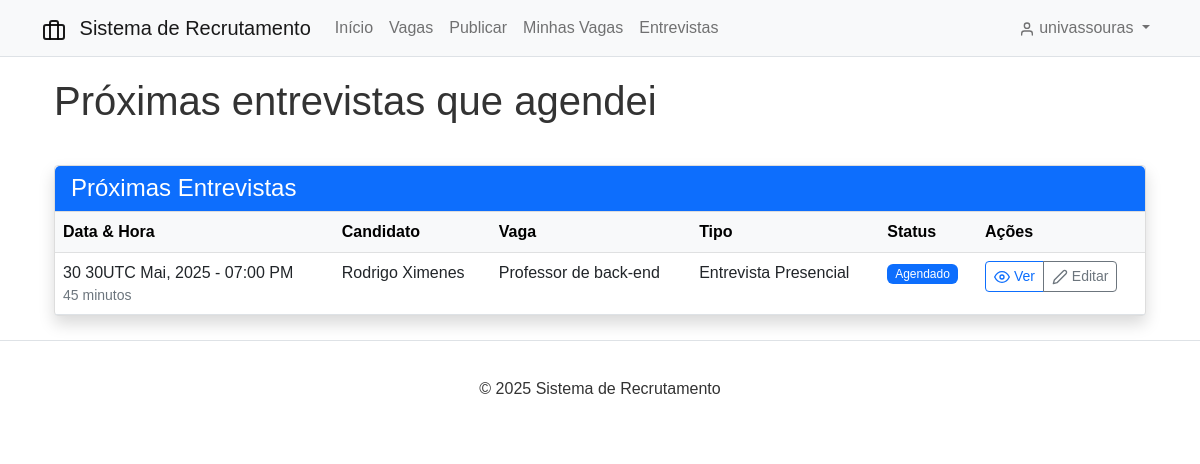
Screenshot of /interviews/my-interviews/ (signed in) with the database file from the repository.
### users/models.py (models this page shows, shortened)
class CustomUser(AbstractUser):
    class Role(models.TextChoices):
        CANDIDATE = 'CANDIDATE', _('Candidato')
        RECRUITER = 'RECRUITER', _('Recrutador')
        ADMIN = 'ADMIN', _('Administrador')
    role = models.CharField(
        max_length=20,
        choices=Role.choices,
        default=Role.CANDIDATE,
        help_text=_('Determines the user type and permissions')
    )
    phone = models.CharField(max_length=20, blank=True, null=True)
    bio = models.TextField(blank=True, null=True)
    def is_candidate(self):
        return self.role == self.Role.CANDIDATE
    def is_recruiter(self):
        return self.role == self.Role.RECRUITER

### interviews/models.py (models this page shows, shortened)
class Interview(models.Model):
    class InterviewType(models.TextChoices):
        PHONE = 'PHONE', 'Entrevista por Telefone'
        VIDEO = 'VIDEO', 'Chamada de Vídeo'
        IN_PERSON = 'IN_PERSON', 'Entrevista Presencial'
        TECHNICAL = 'TECHNICAL', 'Avaliação Técnica'
    class InterviewStatus(models.TextChoices):
        SCHEDULED = 'SCHEDULED', 'Agendado'
        COMPLETED = 'COMPLETED', 'Concluído'
        CANCELED = 'CANCELED', 'Cancelado'
        RESCHEDULED = 'RESCHEDULED', 'Remarcado'
    application = models.ForeignKey(Application, on_delete=models.CASCADE, related_name='interviews')
    interview_type = models.CharField(max_length=20, choices=InterviewType.choices)
    date_time = models.DateTimeField()
    duration_minutes = models.PositiveIntegerField(default=30)
    location = models.CharField(max_length=255, blank=True, null=True,
                               help_text="Physical location or meeting link")
    status = models.CharField(max_length=20, choices=InterviewStatus.choices, default=InterviewStatus.SCHEDULED)
    notes = models.TextField(blank=True, null=True)
    feedback = models.TextField(blank=True, null=True)
    created_at = models.DateTimeField(auto_now_add=True)
    updated_at = models.DateTimeField(auto_now=True)
    class Meta:
        ordering = ['date_time']

### jobs/models.py (models this page shows, shortened)
class Application(models.Model):
    class Status(models.TextChoices):
        APPLIED = 'APPLIED', 'Candidatado'
        REVIEWING = 'REVIEWING', 'Em análise'
        SHORTLISTED = 'SHORTLISTED', 'Pré-selecionado'
        REJECTED = 'REJECTED', 'Rejeitado'
        HIRED = 'HIRED', 'Contratado'
    job = models.ForeignKey(Job, on_delete=models.CASCADE, related_name='applications')
    candidate = models.ForeignKey(CustomUser, on_delete=models.CASCADE, related_name='applications')
    cover_letter = models.TextField()
    status = models.CharField(max_length=20, choices=Status.choices, default=Status.APPLIED)
    applied_at = models.DateTimeField(auto_now_add=True)
    updated_at = models.DateTimeField(auto_now=True)
    recruiter_notes = models.TextField(blank=True, null=True)
    class Meta:
        unique_together = ('job', 'candidate')
        ordering = ['-applied_at']

class Job(models.Model):
    title = models.CharField(max_length=100)
    company = models.CharField(max_length=100)
    location = models.CharField(max_length=100)
    description = models.TextField()
    requirements = models.TextField()
    salary_range = models.CharField(max_length=100, blank=True, null=True)
    job_type = models.CharField(max_length=50, choices=[
        ('FULL_TIME', 'Integral'),
        ('PART_TIME', 'Parcial'),
        ('CONTRACT', 'Contrato'),
        ('INTERNSHIP', 'Estágio'),
    ])
    recruiter = models.ForeignKey(CustomUser, on_delete=models.CASCADE, related_name='posted_jobs')
    created_at = models.DateTimeField(auto_now_add=True)
    updated_at = models.DateTimeField(auto_now=True)
    deadline = models.DateTimeField(default=timezone.now)
    is_active = models.BooleanField(default=True)
    class Meta:
        ordering = ['-created_at']

### interviews/views.py (the view)
# urls.py: path('my-interviews/', views.my_interviews, name='my_interviews'),
@login_required
def my_interviews(request):
    now = timezone.now()
    if request.user.is_candidate():
        interviews = Interview.objects.filter(
            application__candidate=request.user,
            date_time__gte=now
        ).select_related('application__job', 'application__candidate')
        title = 'Minhas próximas entrevistas'
    elif request.user.is_recruiter():
        interviews = Interview.objects.filter(
            application__job__recruiter=request.user,
            date_time__gte=now
        ).select_related('application__job', 'application__candidate')
        title = 'Próximas entrevistas que agendei'
    else:
        interviews = Interview.objects.filter(
            date_time__gte=now
        ).select_related('application__job', 'application__candidate')
        title = 'Todas as próximas entrevistas'
    past_interviews = Interview.objects.filter(
        date_time__lt=now
    )
    if request.user.is_candidate():
        past_interviews = past_interviews.filter(application__candidate=request.user)
    elif request.user.is_recruiter():
        past_interviews = past_interviews.filter(application__job__recruiter=request.user)
    past_interviews = past_interviews.select_related(
        'application__job', 'application__candidate'
    ).order_by('-date_time')[:10]
    return render(request, 'interviews/interview_list.html', {
        'interviews': interviews,
        'past_interviews': past_interviews,
        'title': title,
        'now': now
    })

### templates/interviews/interview_list.html (shortened to what this page needs)
{% extends 'base.html' %}
{% block content %}
<div class="container">
    <div class="row mb-4">
        <div class="col-md-12">
            <h1 class="mb-3">{{ title }}</h1>
        </div>
    </div>
    {% if interviews %}
        <div class="card shadow mb-4">
            <div class="card-header bg-primary text-white">
                <h4 class="mb-0">Próximas Entrevistas</h4>
            </div>
            <div class="card-body p-0">
                <div class="table-responsive">
                    <table class="table table-hover mb-0">
                        <thead class="table-light">
                            <tr>
                                <th>Data & Hora</th>
                                {% if user.is_candidate %}
                                    <th>Vaga</th>
                                    <th>Empresa</th>
                                {% else %}
                                    <th>Candidato</th>
                                    <th>Vaga</th>
                                {% endif %}
                                <th>Tipo</th>
                                <th>Status</th>
                                <th>Ações</th>
                            </tr>
                        </thead>
                        <tbody>
                            {% for interview in interviews %}
                                <tr>
                                    <td>
                                        {{ interview.date_time|date:"d de M, Y - h:i A" }}
                                        <div class="small text-muted">{{ interview.duration_minutes }} minutos</div>
                                    </td>
                                    {% if user.is_candidate %}
                                        <td>{{ interview.application.job.title }}</td>
                                        <td>{{ interview.application.job.company }}</td>
                                    {% else %}
                                        <td>{{ interview.application.candidate.get_full_name|default:interview.application.candidate.username }}</td>
                                        <td>{{ interview.application.job.title }}</td>
                                    {% endif %}
                                    <td>{{ interview.get_interview_type_display }}</td>
                                    <td>
                                        <span class="badge
                                            {% if interview.status == 'SCHEDULED' %}bg-primary
                                            {% elif interview.status == 'COMPLETED' %}bg-success
                                            {% elif interview.status == 'CANCELED' %}bg-danger
                                            {% elif interview.status == 'RESCHEDULED' %}bg-warning
                                            {% endif %}">
                                            {{ interview.get_status_display }}
                                        </span>
                                    </td>
                                    <td>
                                        <div class="btn-group btn-group-sm">
                                            <a href="{% url 'interview_detail' interview.id %}" class="btn btn-outline-primary">
                                                <i data-feather="eye" style="width: 16px; height: 16px;"></i>
                                                Ver
                                            </a>
                                            {% if user.is_recruiter %}
                                                <a href="{% url 'interview_update' interview.id %}" class="btn btn-outline-secondary">
                                                    <i data-feather="edit-2" style="width: 16px; height: 16px;"></i>
                                                    Editar
                                                </a>
                                            {% endif %}
                                        </div>
                                    </td>
                                </tr>
                            {% endfor %}
                        </tbody>
                    </table>
                </div>
            </div>
        </div>
    {% endif %}
</div>
{% endblock %}

### templates/base.html (shortened to what this page needs)
<!DOCTYPE html>
<html lang="pt-br">
<head>
    {% load static %}
    <link href="https://cdn.jsdelivr.net/npm/bootstrap@5.2.3/dist/css/bootstrap.min.css" rel="stylesheet">
    <link rel="stylesheet" href="{% static 'css/styles.css' %}">
</head>
<body>
    <nav class="navbar navbar-expand-lg navbar-light bg-light border-bottom">
        <div class="container">
            <a class="navbar-brand" href="{% url 'home' %}">
                <i data-feather="briefcase"></i> Sistema de Recrutamento
            </a>
            <div class="collapse navbar-collapse" id="navbarNav">
                <ul class="navbar-nav me-auto">
                    <li class="nav-item">
                        <a class="nav-link" href="{% url 'home' %}">Início</a>
                    </li>
                    <li class="nav-item">
                        <a class="nav-link" href="{% url 'job_list' %}">Vagas</a>
                    </li>
                    {% if user.is_authenticated %}
                        {% if user.is_candidate %}
                            <li class="nav-item">
                                <a class="nav-link" href="{% url 'my_applications' %}">Candidaturas</a>
                            </li>
                            <li class="nav-item">
                                <a class="nav-link" href="{% url 'my_interviews' %}">Entrevistas</a>
                            </li>
                        {% elif user.is_recruiter %}
                            <li class="nav-item">
                                <a class="nav-link" href="{% url 'job_create' %}">Publicar</a>
                            </li>
                            <li class="nav-item">
                                <a class="nav-link" href="{% url 'my_posted_jobs' %}">Minhas Vagas</a>
                            </li>
                            <li class="nav-item">
                                <a class="nav-link" href="{% url 'my_interviews' %}">Entrevistas</a>
                            </li>
                        {% endif %}
                    {% endif %}
                </ul>
                <ul class="navbar-nav">
                    {% if user.is_authenticated %}
                        <li class="nav-item dropdown">
                            <a class="nav-link dropdown-toggle" href="#" id="navbarDropdown" role="button" data-bs-toggle="dropdown">
                                <i data-feather="user" class="feather-small"></i> {{ user.username }}
                            </a>
                        </li>
                    {% endif %}
                </ul>
            </div>
        </div>
    </nav>
    <div class="container mt-3 mb-4">
        {% block content %}{% endblock %}
    </div>
    <footer class="border-top mt-4">
        <div class="container py-3 text-center">
            <p class="mb-0">&copy; {% now "Y" %} Sistema de Recrutamento</p>
        </div>
    </footer>
</body>
</html>

### static/css/styles.css (style rules this page uses)
body { font-family: Arial, sans-serif; color: #333; background-color: #fff; }
.feather { vertical-align: middle; }
.card { border-radius: 4px; margin-bottom: 20px; border: 1px solid #ddd; }
.card-header { background-color: #f8f9fa; border-bottom: 1px solid #ddd; }
.navbar { margin-bottom: 20px; }
.navbar-brand .feather { margin-right: 0.5rem; }
.feather-small { width: 16px; height: 16px; }
.badge { font-weight: normal; }
footer { margin-top: 30px; padding: 20px 0; border-top: 1px solid #eee; }

### rows the page displays
CustomUser: username "univassouras"
Interview: date_time "30 30UTC Mai, 2025 - 07:00 PM", duration_minutes "45", application.candidate.get_full_name "Rodrigo Ximenes", application.job "Professor de back-end", interview_type "Entrevista Presencial", status "Agendado"

### other values shown
{{ title }} "Próximas entrevistas que agendei"
